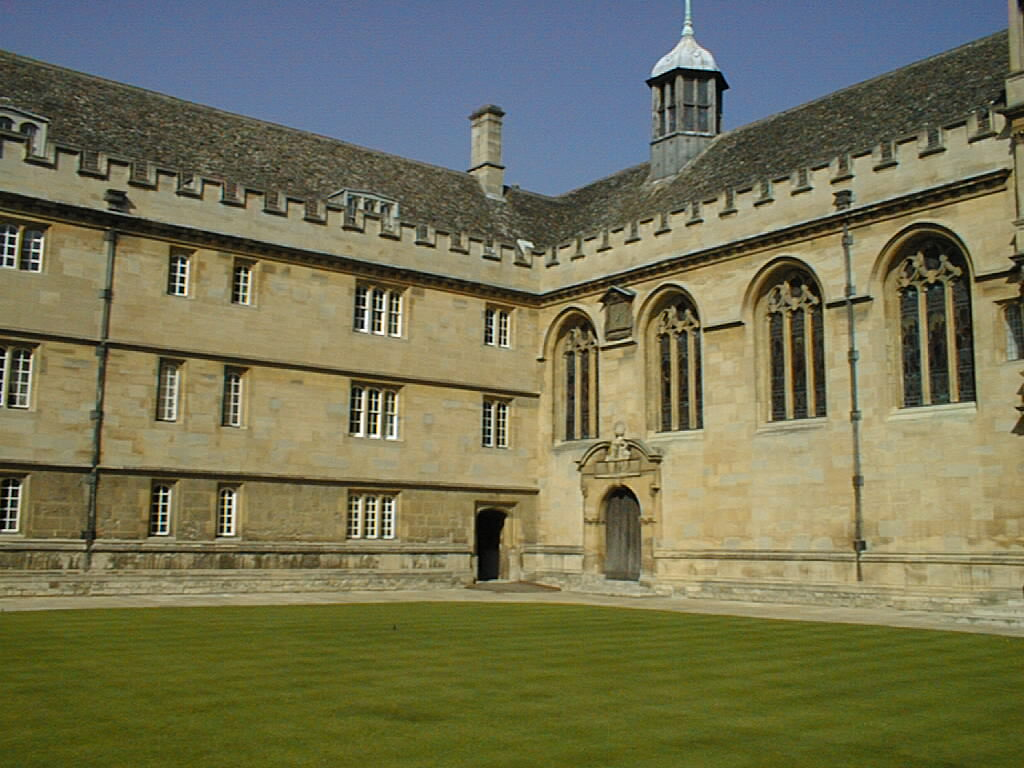
%> input picture images/input/1_002.jpg, 1024 x 768 px
$ octave reconstructionUsingHomography.m   (GNU Octave 9; MATLAB toolbox functions it lacks are replaced by stand-ins)
%> lines starting %> are read from the running program, lines starting %| are printed output that depends on the picture
clear;
clc;
% __________________________________________
% load data pair
img_path = '../images/input/';
if ~exist('../results/', 'dir')
    mkdir('../results/')
end
% pair1.....................................
file_name1 = '1_002.jpg';
file_name2 = '1_003.jpg';

% [11 lines of commented-out code are left out]

img1_rgb = imread(strcat(img_path, file_name1));
%> img1_rgb is the input picture: size 768x1024x3 uint8; mean R, G, B 115.8, 114.6, 84.1
img2_rgb = imread(strcat(img_path, file_name2));
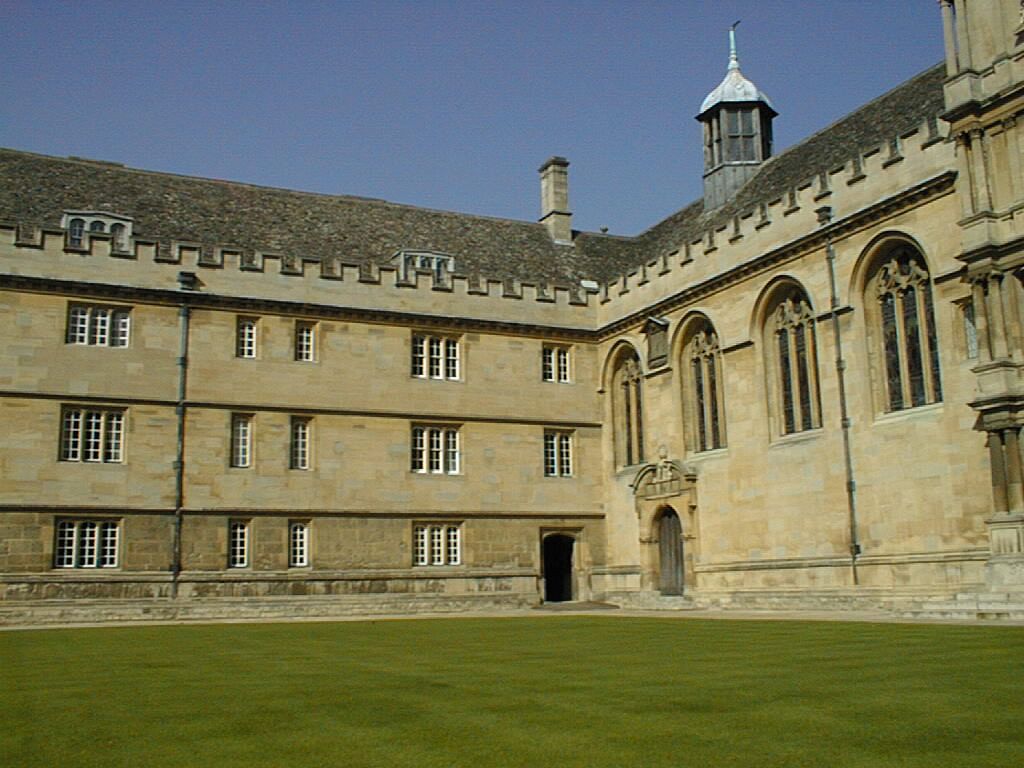
%> input picture images/input/1_003.jpg, 1024 x 768 px
%> img2_rgb is the input picture: size 768x1024x3 uint8; mean R, G, B 115.7, 116.6, 90.1
img1_gray = rgb2gray(img1_rgb);
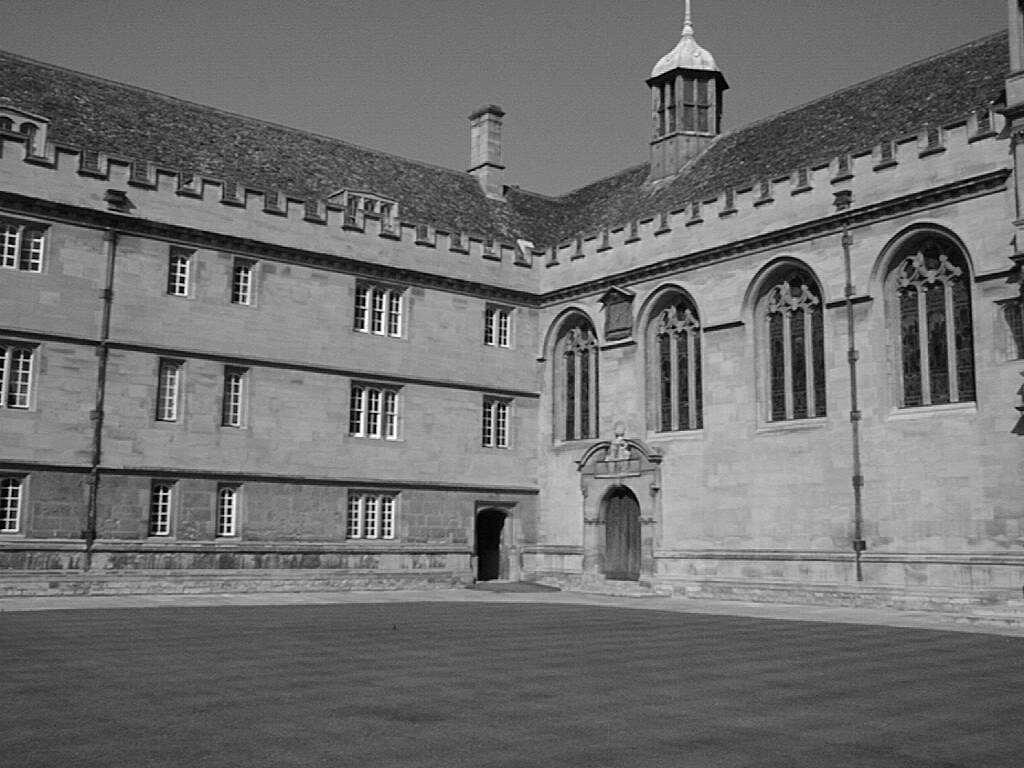
%> img1_gray: size 768x1024 uint8; min 0, max 255, mean 111.5
img2_gray = rgb2gray(img2_rgb);
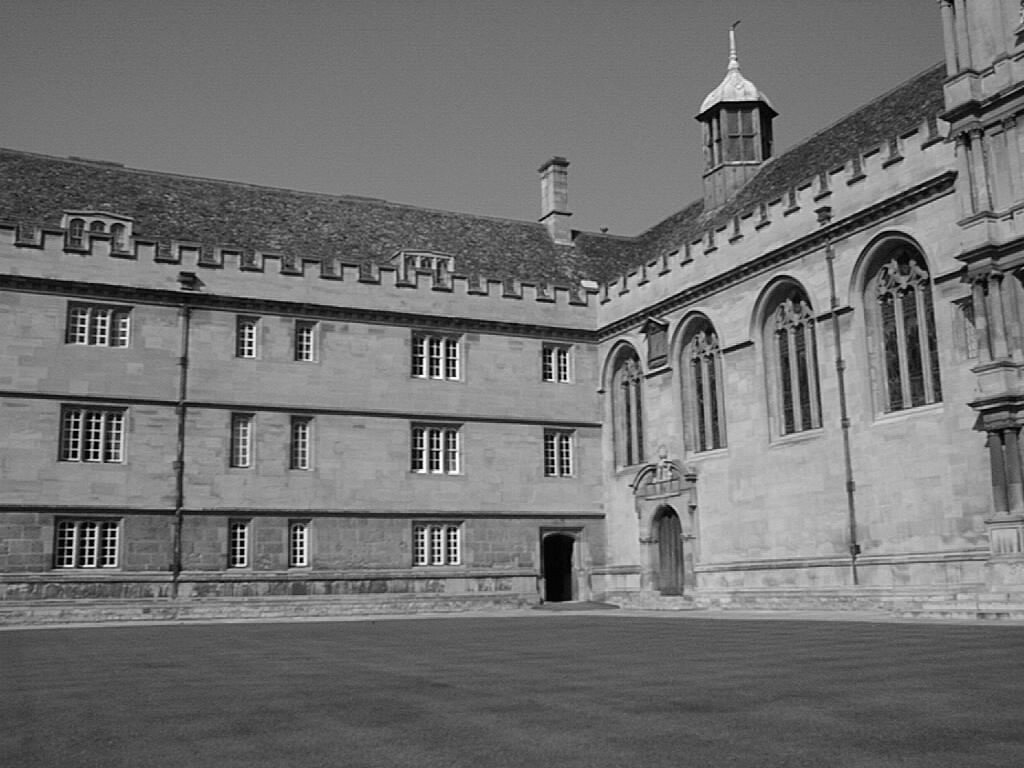
%> img2_gray: size 768x1024 uint8; min 0, max 254, mean 113.3
%___________________________________________
% detect feature and match correspondence
% reference:
% https://www.mathworks.com/help/vision/ref/matchfeatures.html#d117e169639
% Using SURF
%> (the run ends here)
